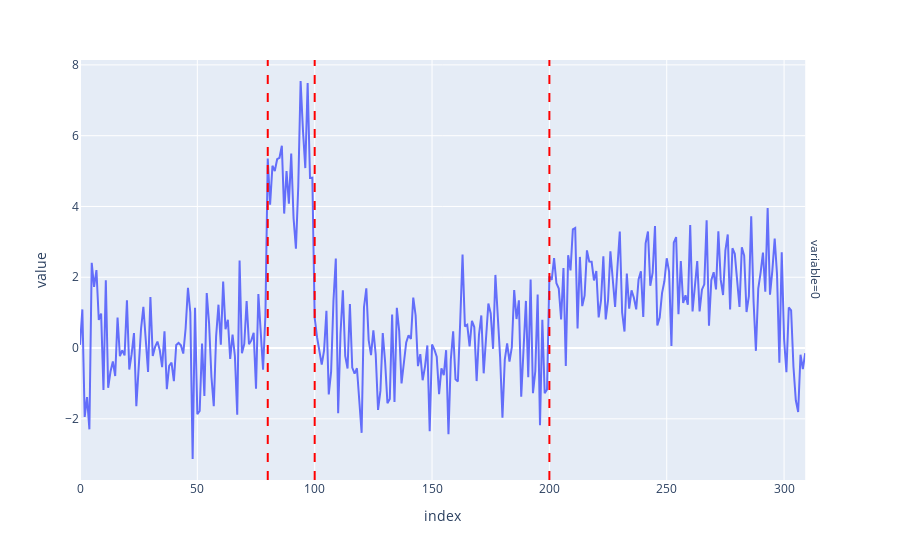

Here is the notebook cell this chart was saved with:
### Code cell
pred_output_fig = plot_multivariate_time_series(df)
add_changepoint_vlines(pred_output_fig, detections)

### Figure 1 — Plotly figure (JSON) as saved in the notebook; plotly's stock layout.template omitted (floating-point values rounded to 4 significant figures; data arrays with more than 128 entries replaced by an {"elided": "..."} marker saying what was removed)
{"data": [{"hovertemplate": "variable=0<br>index=%{x}<br>value=%{y}<extra></extra>", "legendgroup": "", "line": {"color": "#636efa", "dash": "solid"}, "marker": {"symbol": "circle"}, "mode": "lines", "name": "", "orientation": "v", "showlegend": false, "type": "scatter", "x": {"elided": "310 int values"}, "xaxis": "x", "y": {"elided": "310 float values"}, "yaxis": "y"}], "layout": {"annotations": [{"showarrow": false, "text": "variable=0", "textangle": 90, "x": 0.98, "xanchor": "left", "xref": "paper", "y": 0.5, "yanchor": "middle", "yref": "paper"}], "legend": {"tracegroupgap": 0}, "margin": {"t": 60}, "shapes": [{"line": {"color": "red", "dash": "dash"}, "type": "line", "x0": 80, "x1": 80, "xref": "x", "y0": 0, "y1": 1, "yref": "y domain"}, {"line": {"color": "red", "dash": "dash"}, "type": "line", "x0": 100, "x1": 100, "xref": "x", "y0": 0, "y1": 1, "yref": "y domain"}, {"line": {"color": "red", "dash": "dash"}, "type": "line", "x0": 200, "x1": 200, "xref": "x", "y0": 0, "y1": 1, "yref": "y domain"}], "xaxis": {"anchor": "y", "domain": [0, 0.98], "title": {"text": "index"}}, "yaxis": {"anchor": "x", "domain": [0, 1], "title": {"text": "value"}}}}
